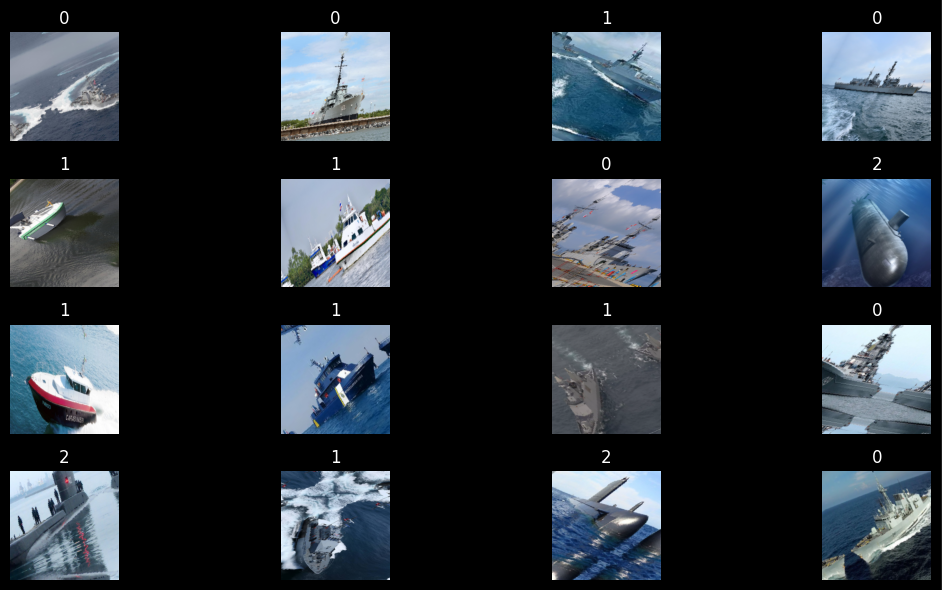
#> input picture Lab4_NN-and-CNN/assets/01.png, 942 x 590 px
$ jupyter execute --allow-errors Lab4_1_DataAugmentation.ipynb
#> lines starting #> are read from the running program, lines starting #| are printed output that depends on the picture
# **Lab 4.1 Data Augmentation with PyTorch**

[cell 1]
import torch
import torchvision
from torch.utils.data import Dataset
import torchvision.transforms as transforms
from torchvision.datasets import ImageFolder
from torch.utils.data import DataLoader,Subset
from torch.nn import functional as F
import random
import cv2
import numpy as np
from skimage.util import random_noise
import matplotlib.pyplot as plt
import os
from collections import Counter
from mpl_toolkits.axes_grid1 import ImageGrid

Complete the `load_data()` function that loads the image using `ImageFolder()` with the specific `transforms.compose()` provided below.
`load_data()` will return DataLoader() and print the information about the Dataset.

`transforms.Compose()` :
- `transforms.Resize()`
- `transforms.ToTensor()`
- `transforms.Pad()`
- `transforms.RandomAffine(degrees=45, translate=(0.1, 0.1),scale=(0.8, 1.2), shear=45)`
- `transforms.CenterCrop()`

Resource : [`transforms.Compose()`](https://pytorch.org/vision/main/generated/torchvision.transforms.Compose.html#compose), [`torchvision.transforms v1`](<https://pytorch.org/vision/stable/transforms.html#v1-api-reference:~:text=custom)%20tv_tensor%20type.-,V1%20API%20Reference,-Geometry>), [`ImageFolder`](https://pytorch.org/vision/main/generated/torchvision.datasets.ImageFolder.html), [`Dataloader`](https://pytorch.org/tutorials/beginner/basics/data_tutorial.html#:~:text=Preparing%20your%20data%20for%20training%20with%20DataLoaders)

[cell 2]
def load_data(path):
    ### START CODE HERE ###
    transform = transforms.Compose([
        transforms.Resize((450, 450)),
        transforms.Pad(20),
        transforms.RandomAffine(degrees=45, translate=(0.1, 0.1), scale=(0.8, 1.2), shear=20),
        transforms.CenterCrop(256),
        transforms.ToTensor()
    ])

    dataset = ImageFolder(root=path, transform=transform)

    class_map = dataset.class_to_idx #{'battleship': 0, 'patrol boat': 1, 'submarine': 2}
    targets = dataset.targets  #[0, 0, 1, 2, 1, ...]
    class_counts = Counter(targets)
    idx_to_class = {v: k for k, v in class_map.items()}

    data_loader = DataLoader(dataset, batch_size=16, shuffle=True, num_workers=16, pin_memory=True)

    print("Train Dataset")
    for label in sorted(idx_to_class.keys()):
        class_name = idx_to_class[label]
        count = class_counts[label]
        print(f"\tNumber of images in class {class_name}: {count}")
    print(f"\tNumber of samples: {len(dataset)}")

    images, labels = next(iter(data_loader))

    fig = plt.figure(figsize=(20, 20))
    plt.style.use('dark_background')

    grid = ImageGrid(fig, 111,
                    nrows_ncols=(4, 4),
                    axes_pad=0.5,
                    )

    for ax, im, lb in zip(grid, images, labels):
        im_np = im.permute(1, 2, 0).numpy()
        ax.axis('off')
        ax.set_title(lb.item())
        ax.imshow(im_np)

    plt.show()

    return data_loader

    ### END CODE HERE ###

Use your load_data() function to load the dataset in the cell below. Then, display the image from the first batch.

<details>
<summary>
<font size="3" color="orange">
<b>Expected output</b>
</font>
</summary>

- The output should resemble this, but not be identical

```
📃Train Dataset:
	Number of images in class battleship: 44
	Number of images in class patrol boat: 35
	Number of images in class submarine: 35
	Number of samples: 114
```

</details>

#> (a cell that did not finish here is left out)

Now, let's create your own `CustomImageDataset` that performs the augmentation as in the previous section, but also includes the methods `add_gaussian_blur()` and `add_gaussian_noise()`. **<font color="red">DO NOT</font>** use `transforms.Compose()`.

Resource : [CustomImageDataset](https://pytorch.org/tutorials/beginner/data_loading_tutorial.html#:~:text=.show()-,Dataset%20class,-torch.utils.data)

[cell 4]
class CustomImageDataset(Dataset):

    def __init__(self, image_path):
        pass


    # [4 lines left out: function __getitem__, not called in this run]

[cell 5]

class Resize(object):
    """Rescale the image in a sample to a given size.
    Args:
        output_size (tuple or int): Desired output size. If tuple, output is
            matched to output_size. If int, smaller of image edges is matched
            to output_size keeping aspect ratio the same.
    """
    def __init__(self, output_size):
        assert isinstance(output_size, (int, tuple))  # ตรวจสอบว่า input ต้องเป็น int หรือ tuple เท่านั้น ไม่งั้นจะ error
        self.output_size = output_size

    def __call__(self, image): #ออบเจกต์ของคลาส สามารถเรียกใช้งานเหมือนฟังก์ชันได้
        h, w = image.shape[:2]
        if isinstance(self.output_size, int):
            if h > w:
                new_h, new_w = self.output_size * h / w, self.output_size
            else:
                new_h, new_w = self.output_size, self.output_size * w / h
        else:
            new_h, new_w = self.output_size

        new_h, new_w = int(new_h), int(new_w)
        resized_img = cv2.resize(image, (new_h,new_w))

        print("before:",image.shape)
        print("after",resized_img.shape)

        return resized_img

class Pad(object):
    '''Pad ความกว้างและยาวของรูปออกตามตัวเเลขที่ใส่มาเช่น รูป 256x256 pad = 10 จะได้ 266x266
    Pad ภาพสีเด้อ
    '''
    def __init__(self, len_pad):
        assert isinstance(len_pad, int)
        self.len_pad = len_pad

    def __call__(self, image):
        h, w = image.shape[:2]
        new_h = h + self.len_pad
        new_w = w + self.len_pad

        half = self.len_pad//2

        padded_img = np.zeros((new_h, new_w, 3), dtype=np.uint8)
        padded_img[half:new_h-half, half:new_w-half:, :] = image

        print("before:",image.shape)
        print("after",padded_img.shape)

        return padded_img

class CenterCrop(object):
    '''crop รูปภาพเป็นสี่เหลี่ยมจัตรัสขนาดตาม paramiter int
    '''
    def __init__(self, crop_size):
        assert isinstance(crop_size, int)
        self.crop_size = crop_size

    def __call__(self, image):

        #find center
        h,w = image.shape[:2]
        y,x = h//2, w//2
        half = self.crop_size//2

        croped_img = np.zeros((self.crop_size, self.crop_size, 3), dtype=np.uint8)
        croped_img[:,:,:] = image[y-half:y+half, x-half:x+half,:]

        print("before:",image.shape)
        print("after",croped_img.shape)

        return croped_img


class RandomAffine(object):

        def __init__(self, degrees=None, translate=None, scale=None, shear=None):
            self.degrees = degrees
            self.translate = translate
            self.scale = scale
            self.shear = shear

        def __call__(self, image):
            # rotated_img = self.rotate_img(image)
            # translated_img = self.translate_img(image)
            # scaled_img = self.scale_img(image)
            sheared_img = self.shear_img(image)
            return sheared_img

        # [80 lines left out: functions rotate_img, translate_img, scale_img, not called in this run]

        def shear_img(self, image):
            """ (min, max) shear รับเป็นองศา เช่น 20
            """
            if self.shear is None:
                print("there is not sheer, so no sheer")
                return image

            height, width, _ = image.shape

            if isinstance(self.shear, float) or isinstance(self.shear, int):
                sh = np.tan(np.radians(self.shear))
                min_sh = -sh
                max_sh = sh
            elif isinstance(self.shear, tuple):
                min_sh = np.tan(np.radians(self.shear[0]))
                max_sh = np.tan(np.radians(self.shear[1]))
            else:
                print("invalid paramitor")
                return image

            sh_x = random.uniform(min_sh, max_sh)
            sh_y = random.uniform(min_sh, max_sh)
            shear_matrix = np.array([[1, sh_x, 0],
                                    [sh_y, 1, 0]],dtype=np.float32)
            sheared_img = cv2.warpAffine(image, shear_matrix, (width, height))  #warpPerspective array 3 ก้อน
            print(f"sheared image with sh_x:{sh_x} and sh_y:{sh_y})")
            return sheared_img

[cell 6]
#test Resize

image = cv2.imread('assets/01.png')
#> image is the input picture: shape (590, 942, 3); mean B, G, R 50.5, 44.6, 38.7

# png to jpg
if image.shape[2] == 4:
    image = image[:, :, :3]

image = cv2.cvtColor(image, cv2.COLOR_BGR2RGB)
cropped_image = image[140:396, 60:316]
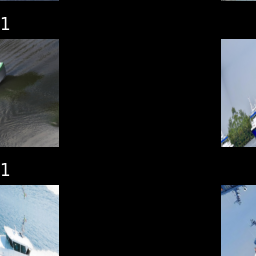
#> cropped_image: shape (256, 256, 3); mean R, G, B 32.4, 35.8, 38.7
image = cropped_image

resize = Resize((125,125))
new_img = resize(image)
#> in __call__, `resized_img = cv2.resize(image, (new_h,new_w))`:
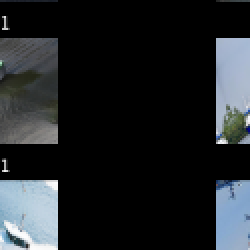
#> resized_img: shape (125, 125, 3) (shown 2 times larger); mean R, G, B 32.6, 36.1, 39
#| before: (256, 256, 3)
#| after (125, 125, 3)

plt.imshow(image)

[cell 7]
#test Pad

image = cv2.imread('assets/01.png')

# png to jpg
if image.shape[2] == 4:
    image = image[:, :, :3]

image = cv2.cvtColor(image, cv2.COLOR_BGR2RGB)
cropped_image = image[140:396, 60:316]
image = cropped_image

pad = Pad(20)
new_img = pad(image)
#> in __call__, `padded_img[half:new_h-half, half:new_w-half:, :] = image`:
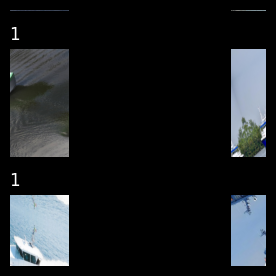
#> padded_img: shape (276, 276, 3); mean R, G, B 27.9, 30.8, 33.3
#| before: (256, 256, 3)
#| after (276, 276, 3)

plt.imshow(new_img)

[cell 8]
#test CenterCrop

image = cv2.imread('../Lab3_Image-Segmentation/asset/cockatoo.jpg')
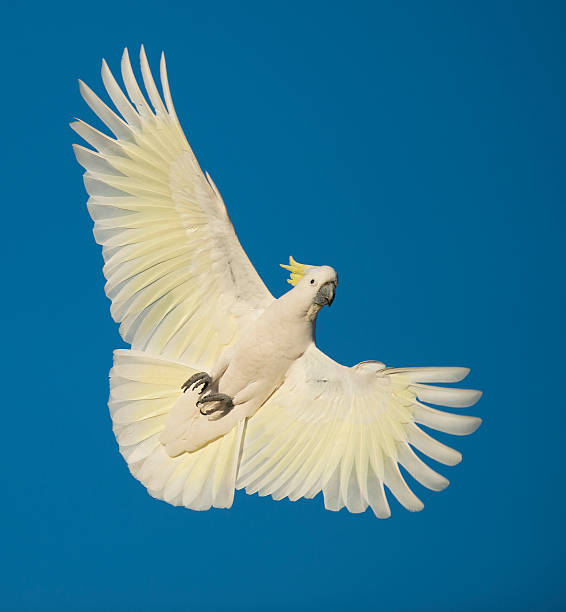
#> input picture Lab3_Image-Segmentation/asset/cockatoo.jpg, 566 x 612 px
#> image is the input picture: shape (612, 566, 3); mean B, G, R 151.2, 123.4, 54.1

# png to jpg
if image.shape[2] == 4:
    image = image[:, :, :3]

image = cv2.cvtColor(image, cv2.COLOR_BGR2RGB)
# cropped_image = image[140:396, 60:316]
# image = cropped_image

center_crop = CenterCrop(100)
new_img = center_crop(image)
#> in __call__, `croped_img[:,:,:] = image[y-half:y+half, x-half:x+half,:]`:
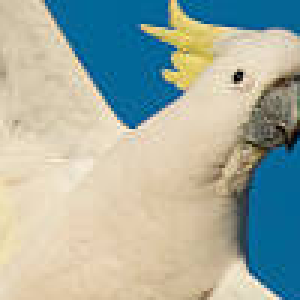
#> croped_img: shape (100, 100, 3) (shown 3 times larger); mean R, G, B 163.4, 173.4, 161.7
#| before: (612, 566, 3)
#| after (100, 100, 3)

fig, axs = plt.subplots(1, 2)
axs[0].imshow(image)
axs[0].axis('off')

axs[1].imshow(new_img)
axs[1].axis('off')

plt.tight_layout()
plt.show()

[cell 9]
#test Rotate

image = cv2.imread('../Lab3_Image-Segmentation/asset/cockatoo.jpg')

# png to jpg
if image.shape[2] == 4:
    image = image[:, :, :3]

image = cv2.cvtColor(image, cv2.COLOR_BGR2RGB)

rotate = RandomAffine(degrees=(11,15))
new_img = rotate(image)

fig, axs = plt.subplots(1, 2)
axs[0].imshow(image)
axs[0].axis('off')

axs[1].imshow(new_img)
axs[1].axis('off')

plt.tight_layout()
plt.show()

[cell 10]
#test translate

image = cv2.imread('../Lab3_Image-Segmentation/asset/cockatoo.jpg')

# png to jpg
if image.shape[2] == 4:
    image = image[:, :, :3]

image = cv2.cvtColor(image, cv2.COLOR_BGR2RGB)

rotate = RandomAffine(translate=0.5)
new_img = rotate(image)
print(image.shape)
#| (612, 566, 3)
print(new_img.shape)
#| (612, 566, 3)

fig, axs = plt.subplots(1, 2)
axs[0].imshow(image)
axs[0].axis('off')

axs[1].imshow(new_img)
axs[1].axis('off')

plt.tight_layout()
plt.show()

[cell 11]
#test scale

image = cv2.imread('../Lab3_Image-Segmentation/asset/cockatoo.jpg')

# png to jpg
if image.shape[2] == 4:
    image = image[:, :, :3]

image = cv2.cvtColor(image, cv2.COLOR_BGR2RGB)

scale = RandomAffine(scale=1.8)
new_img = scale(image)
print(image.shape)
#| (612, 566, 3)
print(new_img.shape)
#| (612, 566, 3)

fig, axs = plt.subplots(1, 2)
axs[0].imshow(image)
axs[0].axis('off')

axs[1].imshow(new_img)
axs[1].axis('off')

plt.tight_layout()
plt.show()

[cell 12]
#test sheer

image = cv2.imread('../Lab3_Image-Segmentation/asset/cockatoo.jpg')

# png to jpg
if image.shape[2] == 4:
    image = image[:, :, :3]

image = cv2.cvtColor(image, cv2.COLOR_BGR2RGB)

shear = RandomAffine(shear=10)
new_img = shear(image)
#> in shear_img (call 4), `sheared_img = cv2.warpAffine(image, shear_matrix, (width, height))`:
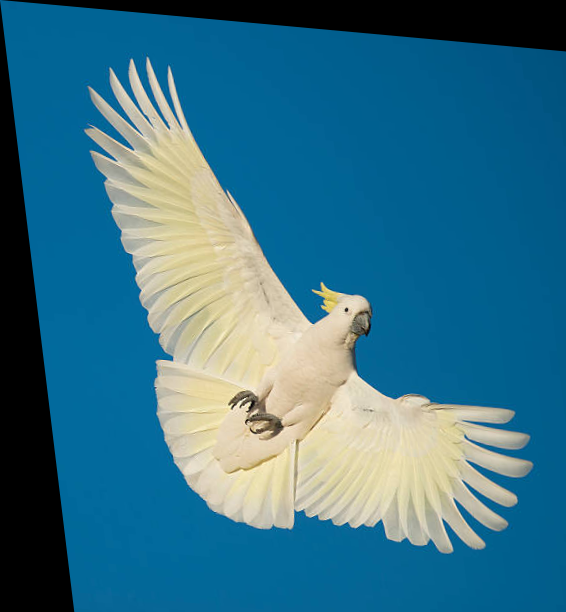
#> sheared_img: shape (612, 566, 3); mean R, G, B 53.4, 113.3, 136.4
print(image.shape)
#| (612, 566, 3)
print(new_img.shape)
#| (612, 566, 3)

fig, axs = plt.subplots(1, 2)
axs[0].imshow(image)
axs[0].axis('off')

axs[1].imshow(new_img)
axs[1].axis('off')

plt.tight_layout()
plt.show()
